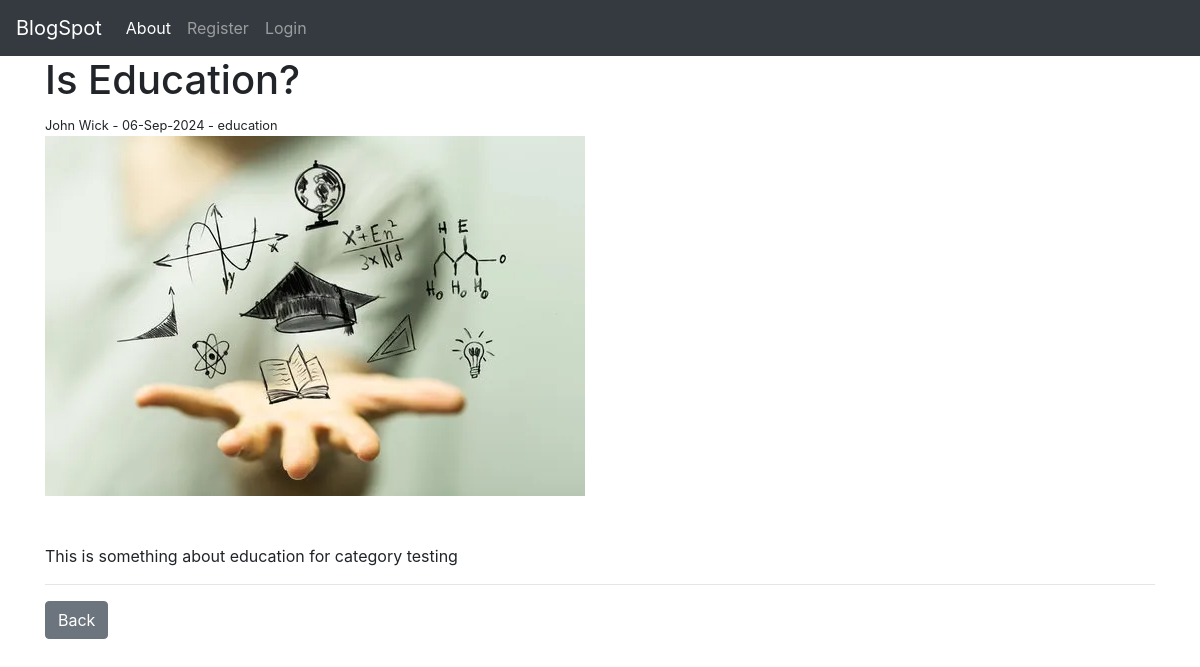
Screenshot of /article/4 with the database file from the repository.
### blogapp/models.py (models this page shows, shortened)
class Post(models.Model):
    title=models.CharField(max_length=250)
    tag=models.CharField(max_length=250)
    body=RichTextField(blank=True,null=True)
    author=models.ForeignKey(User,on_delete=models.CASCADE)
    blog_datetime=models.DateTimeField(auto_now_add=True)
    thumbnail=models.ImageField(null=True,blank=True,upload_to="images/")
    category=models.CharField(max_length=250,default='uncategorized')

### blogapp/views.py (the view)
# urls.py: path('article/<int:pk>',ArticleDetail.as_view(),name='article'),
class ArticleDetail(DetailView):
    model=Post
    template_name='articledet.html'

### blogapp/templates/articledet.html (shortened to what this page needs)
{% extends 'base.html' %}
{% block base %}
<h1>{{post.title}}</h1>
<small>{{post.author.first_name}} {{post.author.last_name}} - {{post.blog_datetime|date:'d-M-Y'}} - {{post.category}}
</small>
<br>
<img src="{{post.thumbnail.url}}"><br><br><br>
{{post.body|safe}}
<hr>
<a href="{% url 'home' %}" class="btn btn-secondary">Back</a>
{% endblock %}

### rows the page displays
Post: title "Is Education?", author.first_name "John", author.last_name "Wick", blog_datetime "06-Sep-2024", category "education", thumbnail (picture), body "This is something about education for category testing"
